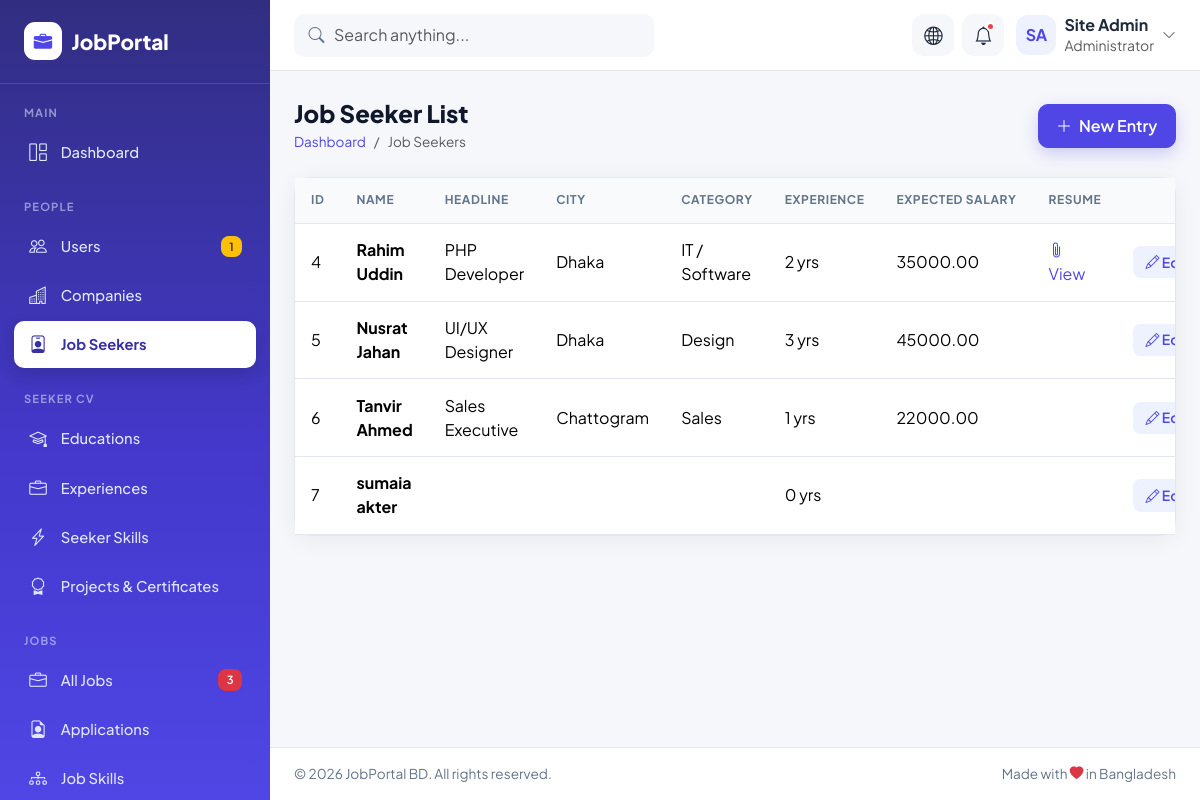
The page /jobs_portal/crud/seekers/index.php on the database as committed earlier.
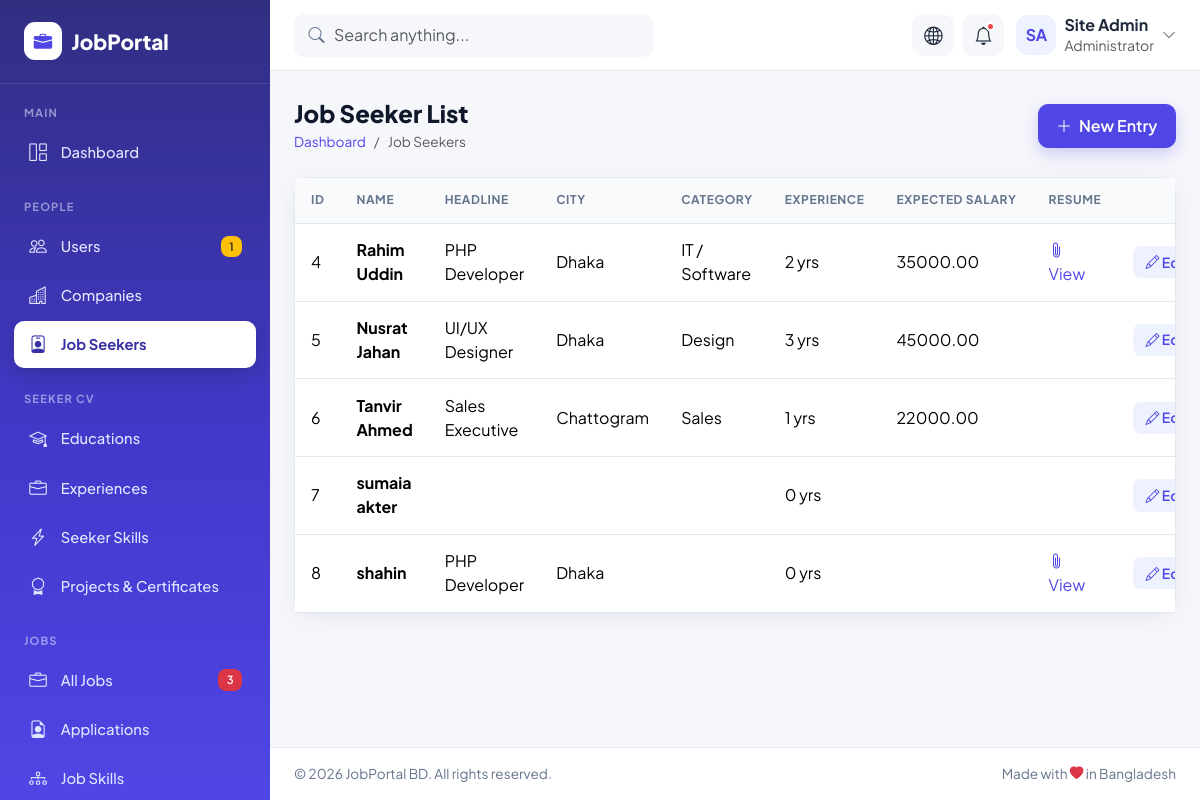
The same page on the database as committed later.
### tables this page shows
CREATE TABLE `seekers` (
  `id` int UNSIGNED NOT NULL,
  `user_id` int UNSIGNED NOT NULL,
  `city_id` int UNSIGNED DEFAULT NULL,
  `category_id` int UNSIGNED DEFAULT NULL,
  `cv_template_id` int UNSIGNED DEFAULT NULL,
  `headline` varchar(150) DEFAULT NULL,
  `summary` text,
  `experience_years` tinyint UNSIGNED NOT NULL DEFAULT '0',
  `expected_salary` decimal(10,2) DEFAULT NULL,
  `resume_file` varchar(255) DEFAULT NULL
);

CREATE TABLE `users` (
  `id` int UNSIGNED NOT NULL,
  `name` varchar(100) NOT NULL,
  `email` varchar(150) NOT NULL,
  `phone` varchar(20) DEFAULT NULL,
  `password` varchar(255) NOT NULL,
  `role` enum('admin','employer','seeker') NOT NULL,
  `status` enum('active','pending','blocked') NOT NULL DEFAULT 'active',
  `created_at` timestamp NOT NULL DEFAULT CURRENT_TIMESTAMP
);

CREATE TABLE `cities` (
  `id` int UNSIGNED NOT NULL,
  `name` varchar(100) NOT NULL,
  `division` varchar(50) NOT NULL
);

CREATE TABLE `categories` (
  `id` int UNSIGNED NOT NULL,
  `name` varchar(100) NOT NULL,
  `slug` varchar(120) NOT NULL
);

### jobs_portal/crud/seekers/index.php (the view, shortened to what the changed rows need)
<?php include_once("../../config/dbconfig.php"); ?>
<!DOCTYPE html>
<html lang="en">
<head>
  <link href="https://cdn.jsdelivr.net/npm/bootstrap@5.3.3/dist/css/bootstrap.min.css" rel="stylesheet">
  <link href="https://cdn.jsdelivr.net/npm/bootstrap-icons@1.11.3/font/bootstrap-icons.min.css" rel="stylesheet">
  <link href="../../assets/css/style.css" rel="stylesheet">
</head>
<body class="dash-body">
<div class="dash-wrapper">
  <div class="dash-main">
    <main class="dash-content">
      <div class="d-flex flex-wrap justify-content-between align-items-center gap-3 mb-4 page-title">
        <div>
          <h1>Job Seeker List</h1>
        </div>
      </div>
      <?php
      $rawData = $conn->query("SELECT seekers.*, users.name AS user_name, cities.name AS city_name, categories.name AS category_name FROM seekers LEFT JOIN users ON users.id = seekers.user_id LEFT JOIN cities ON cities.id = seekers.city_id LEFT JOIN categories ON categories.id = seekers.category_id");
      ?>
      <div class="card-jp">
        <div class="table-responsive">
          <table class="table table-jp">
            <thead>
              <tr>
                <th>ID</th>
                <th>Name</th>
                <th>Headline</th>
                <th>City</th>
                <th>Category</th>
                <th>Experience</th>
                <th>Expected Salary</th>
                <th>Resume</th>
                <th class="text-end">Action</th>
              </tr>
            </thead>
            <tbody>
            <?php
            while($row = $rawData->fetch_assoc()){
            ?>
              <tr>
                <td><?php echo $row['id']; ?></td>
                <td><strong><?php echo $row['user_name']; ?></strong></td>
                <td><?php echo $row['headline']; ?></td>
                <td><?php echo $row['city_name']; ?></td>
                <td><?php echo $row['category_name']; ?></td>
                <td><?php echo $row['experience_years']; ?> yrs</td>
                <td><?php echo $row['expected_salary']; ?></td>
                <td><?php if($row['resume_file']){ ?><a href="../../<?php echo $row['resume_file']; ?>" target="_blank"><i class="bi bi-paperclip"></i> View</a><?php } ?></td>
                <td class="text-end text-nowrap">
                  <a class="btn btn-sm btn-soft-primary" href="edit.php?id=<?php echo $row['id']; ?>"><i class="bi bi-pencil"></i> Edit</a>
                </td>
              </tr>
            <?php
            }
            ?>
            </tbody>
          </table>
        </div>
      </div>
    </main>
  </div>
</div>
</body>
</html>

Rows that differ between the two databases and show on the page:
added seekers: id "8", user.name "shahin", headline "PHP Developer", city.name "Dhaka", experience_years "0"
